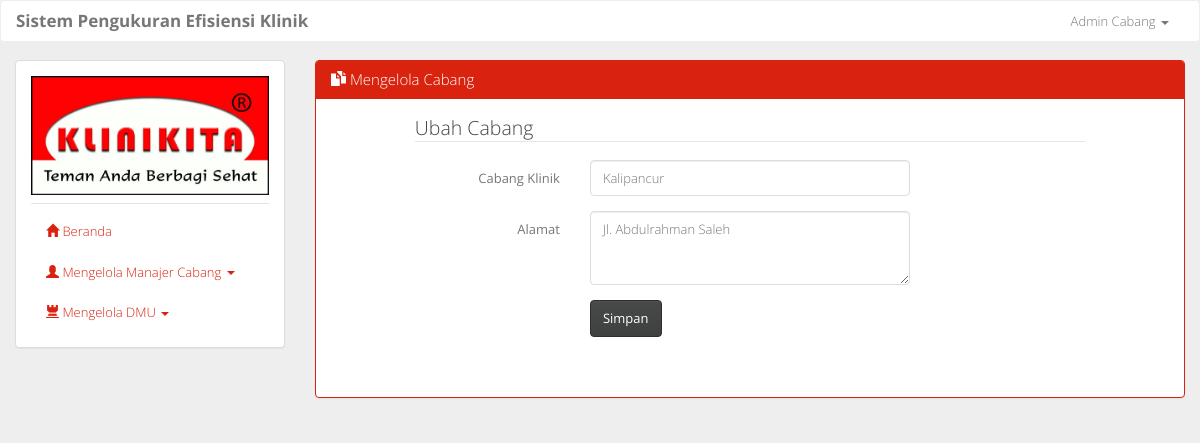
The app's page /ubah_cabang.php?id=1 (signed in), older data.
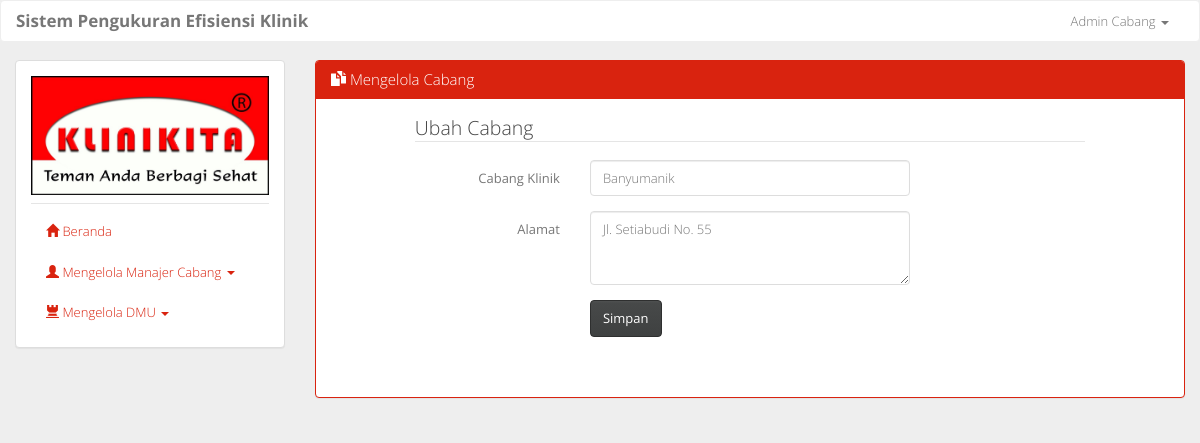
The same page, newer data.
### tables this page shows
CREATE TABLE `tb_klinik` (
  `id_klinik` int(11) NOT NULL,
  `cabang_klinik` varchar(50) NOT NULL,
  `alamat` varchar(100) NOT NULL
);

### ubah_cabang.php (the view, shortened to what this page needs)
<?php
	include 'layout.php';
	$id = $_GET['id'];
	$query = mysqli_query($conn, 'SELECT * FROM tb_klinik WHERE id_klinik='.$id.'');
	if (mysqli_num_rows($query) > 0) {
		while($cabang = mysqli_fetch_assoc($query)) {
			$cabang_target = $cabang['cabang_klinik'];
			$alamat_target = $cabang['alamat'];
		}
	}
?>
				<div class="col-sm-9">
					<div class="panel panel-primary">
					  	<div class="panel-heading">
					    	<h3 class="panel-title"><span class="glyphicon glyphicon-duplicate"></span> Mengelola Cabang</h3>
					  	</div>
					  	<div class="panel-body">
							<form class="form-horizontal" method="post" action="<?php echo "process/u_cabang.php?id=".$id.""; ?>">
								<fieldset>
								    <legend>Ubah Cabang</legend>
								    <div class="form-group">
								      	<label class="col-sm-3 control-label">Cabang Klinik</label>
								      	<div class="col-sm-6">
								        	<input class="form-control" name="cabang_klinik" placeholder="Panjang maksimal 50 karakter" type="text" maxlength="50" value="<?php echo $cabang_target; ?>" required>
								      	</div>
								    </div>
								    <div class="form-group">
								      	<label class="col-sm-3 control-label">Alamat</label>
								      	<div class="col-sm-6">
								      		<textarea class="form-control" rows="3" name="alamat" placeholder="Panjang maksimal 100 karakter" type="text" maxlength="100" required><?php echo $alamat_target; ?></textarea>
								      	</div>
								    </div>
								    <div class="form-group">
								      	<div class="col-sm-9 col-sm-offset-3">
								        	<button type="submit" class="btn btn-default">Simpan</button>
								      	</div>
								    </div>
								</fieldset>
							</form>
						</div>
					</div>
				</div>
<?php include 'layout2.php' ?>

Row changes from the older to the newer data that the page shows:
changed tb_klinik: cabang_klinik "Kalipancur" → "Banyumanik"; alamat "Jl. Abdulrahman Saleh" → "Jl. Setiabudi No. 55"
